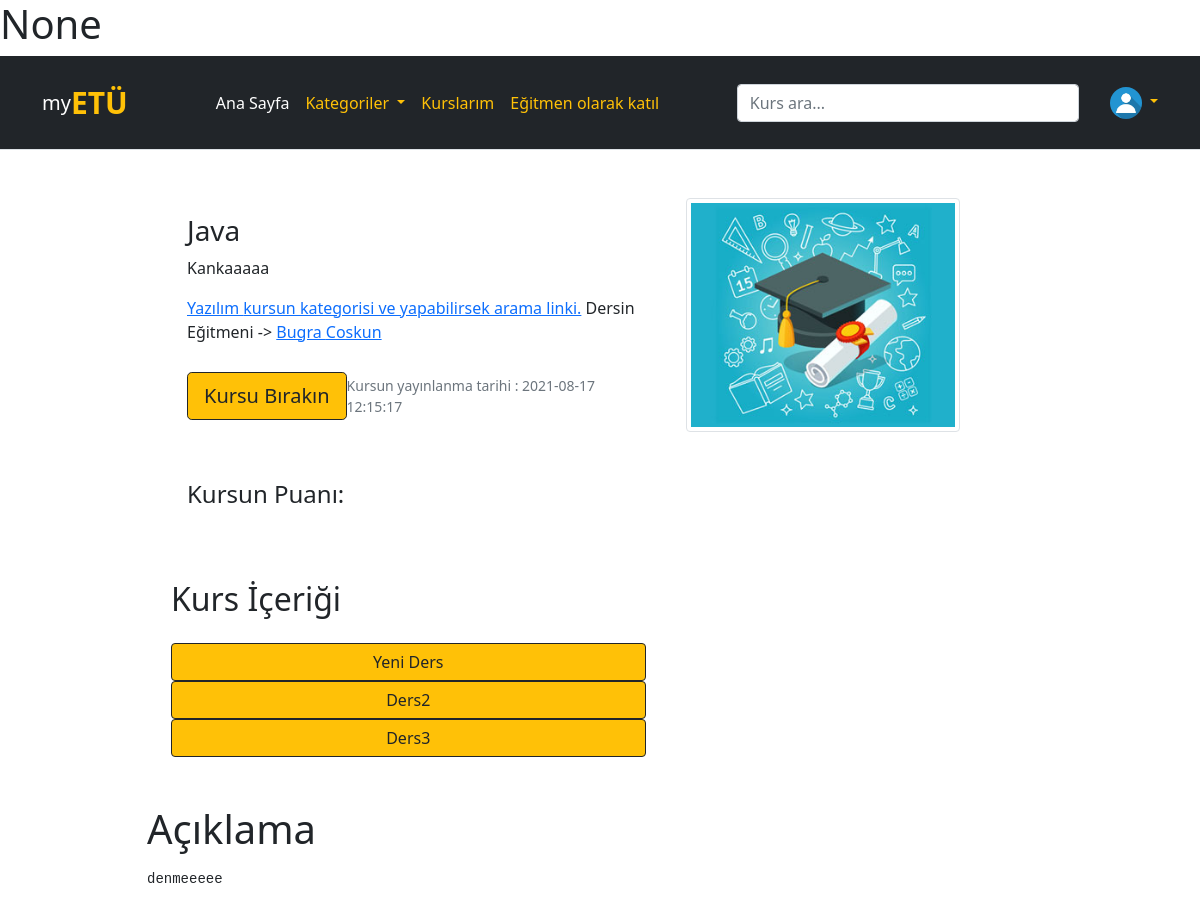
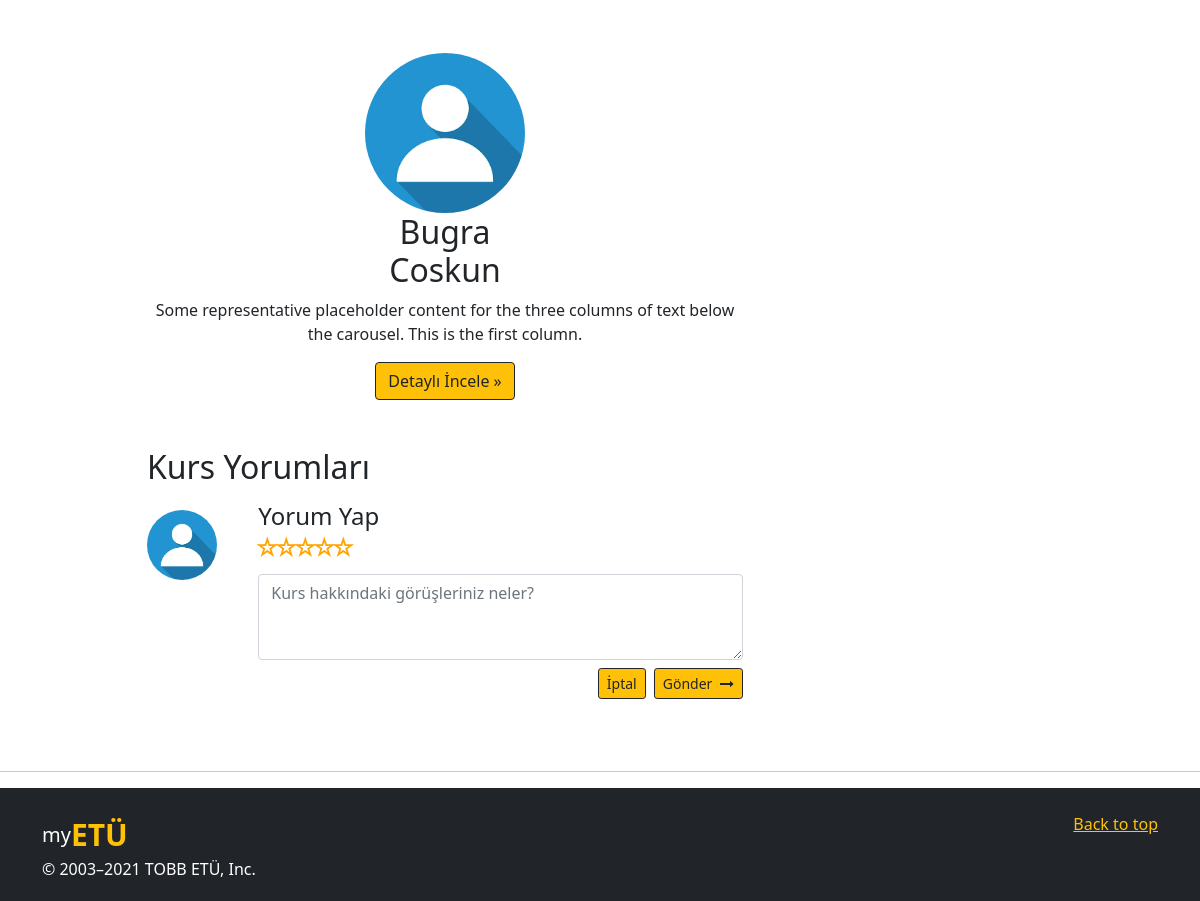
The page /kurs_profil/6 (signed in) on the database its author committed (2 pictures, top to bottom).
### website/models.py (models this page shows, shortened)
class User(db.Model, UserMixin):
    id = db.Column(db.Integer, primary_key=True, nullable=False)
    email = db.Column(db.String(150), unique=True, nullable=False)
    password = db.Column(db.String(150), nullable=False)
    first_name = db.Column(db.String(50), nullable=False)
    last_name = db.Column(db.String(50), nullable=False)
    date = db.Column(db.DateTime(timezone=True), default=func.now())
    role = db.Column(db.Integer, default = 0)
    unvan = db.Column(db.String(40))
    adres = db.Column(db.String(50))
    telefon = db.Column(db.String(12))
    github = db.Column(db.String(40))
    twitter = db.Column(db.String(40))
    instagram = db.Column(db.String(40))
    linkedin = db.Column(db.String(40))
    subscriptions = db.relationship('Kurs', secondary = 'subs', backref = db.backref('subscribers', lazy = 'dynamic'))
    kurs_yorumlar = db.relationship('KursYorum')
    ders_yorumlar = db.relationship('DersYorum')
    image_file = db.Column(db.String(20), nullable=False, default='default.jpg')

class Kurs(db.Model):
    id = db.Column(db.Integer, primary_key=True)
    isim = db.Column(db.String(200))
    kategori = db.Column(db.String(200))
    date = db.Column(db.DateTime(timezone=True), default=func.now())
    kisa_aciklama = db.Column(db.String(100), nullable = True)
    uzun_aciklama = db.Column(db.String(2000), nullable = True)
    dersler = db.relationship('Ders')
    yorumlar = db.relationship('KursYorum')
    egitmen_id = db.Column(db.Integer, db.ForeignKey('egitmen.id'))
    image_file = db.Column(db.String(20), nullable=False, default='default.jpg')

class Ders(db.Model):
    id = db.Column(db.Integer, primary_key = True)
    video_url = db.Column(db.String(1000))
    baslik = db.Column(db.String(100), nullable = False)
    aciklama = db.Column(db.String(100))
    date = db.Column(db.DateTime(timezone=True), default=func.now())
    kurs_id = db.Column(db.Integer, db.ForeignKey('kurs.id'))

### website/views.py (the view, shortened to what this page needs)
@views.route('/kurs_profil/<int:id>', methods=['GET', 'POST'])
@login_required
def kurs_profil(id):
    kayit_bilgisi = 0
    kurs = Kurs.query.get_or_404(id)
    egitmen_id = kurs.egitmen_id
    egitmen = User.query.get_or_404(egitmen_id)
    dersler = kurs.dersler
    kurs.uzun_aciklama = row_duzenleme(kurs.uzun_aciklama)
    result3 = db.engine.execute("SELECT user_id FROM subs WHERE subs.user_id =" + str(current_user.id) + " AND kurs_id =" + str(id))
    for x in result3:
        kayit_bilgisi = 1
    result = db.engine.execute("SELECT icerik,Kurs_yorum.date,puan,first_name,last_name,image_file FROM User, Kurs_yorum WHERE Kurs_yorum.user_id = User.id AND Kurs_yorum.kurs_id =" +str(id) +" GROUP BY User.id ORDER BY Kurs_yorum.date ASC")
    result2 = db.engine.execute("SELECT AVG(puan) AS ort FROM Kurs_yorum WHERE Kurs_yorum.kurs_id=" +str(id))
    ort_puan = None
    for x in result2:
        a = str(x)
        end = len(a)
        ort_puan = a[1:end-2]
    return render_template("kurs_profil.html", user=current_user, kurs = kurs, egitmen = egitmen, dersler = dersler, yorumlar = result, puan = ort_puan, kayit_bilgisi = kayit_bilgisi)

### website/__init__.py (called while the page is built)
@login_manager.user_loader
def load_user(id):
    return User.query.get(int(id))

### website/views.py (called while the page is built)
def row_duzenleme(s):
    yeni_string = ""
    a = 0
    for i in s:
        yeni_string += i
        if a == 122:
            yeni_string += "\n"
            a = 0
        a = a+1
    return yeni_string

### website/templates/kurs_profil.html (shortened to what this page needs)
<!DOCTYPE html>
<html>
<head>
    <link rel="stylesheet" href="https://stackpath.bootstrapcdn.com/font-awesome/4.7.0/css/font-awesome.min.css"
 />
    <link href="https://cdn.jsdelivr.net/npm/bootstrap@5.0.2/dist/css/bootstrap.min.css" rel="stylesheet"
>
    <link rel="stylesheet" href="../static/ky.css">
    <link rel="stylesheet" href="https://stackpath.bootstrapcdn.com/bootstrap/4.4.1/css/bootstrap.min.css"
 />
    <link href="https://cdn.jsdelivr.net/npm/bootstrap@5.0.2/dist/css/bootstrap.min.css" rel="stylesheet"
>
</head>
<body>
    <h1>{{puan}}</h1>
    <header class="p-4 mb-3 border-bottom bg-dark text-white">
        <div class="container">
            <div class="d-flex flex-wrap align-items-center justify-content-center justify-content-lg-start">
                <a href="/" style="font-size: 20px;"
                    class="d-flex align-items-center mb-2 mb-lg-0 text-white text-decoration-none">my<span
                        style="font-weight: bold; font-size: 30px;" class="text-warning">ETÜ</span></a>
                <ul class=" text-warning nav col-12 col-lg-auto me-lg-auto mb-2 justify-content-center mb-md-0">
                    <li><a href="/" class="nav-link px-2 text-white">Ana Sayfa</a></li>
                    <li class="dropdown"><a class="dropdown-toggle nav-link px-2 text-warning" data-toggle="dropdown"
                            href="#">Kategoriler </a>
                    </li>
                    <li><a href="/kurslarım" class="nav-link px-2 text-warning">Kurslarım</a></li>
                    {% if current_user.role == 0 %}
                    <li><a href="/egitmen_ol" class="nav-link px-2 text-warning">Eğitmen olarak katıl</a></li>
                    {% else %}
                    <li><a href="/egitmenkurslari" class="nav-link px-2 text-warning">Yayınlanan Kurslar</a></li>
                    {% endif %}
                </ul>
                <form class="col-12 col-lg-4 mb-3 mb-lg-0 me-lg-3" method="POST">
                    <input type="search" class="form-control form-control-dark" placeholder="Kurs ara..."
                        aria-label="Search" name=arama id=arama>
                </form>
                <div class="dropdown text-right">
                    <a href="#" class="d-block link-warning text-decoration-none dropdown-toggle " id="dropdownUser1"
                        data-bs-toggle="dropdown" aria-expanded="false">
                        <img src="../static/profile_pics/{{current_user.image_file}}" alt="mdo" width="32" height="32"
                            class="rounded-circle">
                    </a>
                </div>
            </div>
        </div>
    </header>
    <div class="container">
        <div class="container mt-3">
            <div class="row mt-5">
                <div class="col-sm-1"></div>
                <div class="col-sm-10">
                    <div class="container">
                        <div class="row">
                            <div class="col-md-7">
                                <div class="card-body">
                                    <h3>{{kurs.isim}}</h3>
                                    <p class="card-text">{{kurs.kisa_aciklama}}</p>
                                    <a href="#" class="card-text">{{kurs.kategori}} kursun kategorisi ve yapabilirsek
                                        arama
                                        linki.</a>
                                    Dersin Eğitmeni ->
                                    <a href="/profil/{{egitmen.id}}" class="card-text">{{egitmen.first_name}}
                                        {{egitmen.last_name}}</a>
                                    <div class="d-flex justify-content-between align-items-center mt-3">
                                        {% if kayit_bilgisi == 0 %}
                                        <form action="/kursa_kaydol/{{kurs.id}}">
                                            <input type="submit" value="Kursa Kaydolun" id="kaydol"
                                                class="btn btn-lg btn-outline-dark btn-warning" />
                                        </form>
                                        {% else %}
                                        <form action="/kursu_dropla/{{kurs.id}}">
                                            <input type="submit" value="Kursu Bırakın" id="sil"
                                                class="btn btn-lg btn-outline-dark btn-warning" />
                                        </form>
                                        {% endif %}
                                        <small class="text-muted">Kursun yayınlanma tarihi : {{kurs.date}}</small>
                                        <br>
                                        <br><br>
                                    </div>
                                    <div class="mt-5">
                                        <h4>Kursun Puanı: </h4>
                                    </div>
                                </div>
                                <h2 class="mt-5">Kurs İçeriği</h2>
                                <div class="align-items-start mt-4">
                                    <div class="nav flex-column nav-pills me-3 text-left" id="v-pills-tab"
                                        aria-orientation="vertical">
                                        {% for ders in dersler %}
                                        <a href="/ders/{{ders.id}}"
                                            class="btn btn-outline-dark btn-warning ">{{ders.baslik}}</a>
                                        {% endfor %}
                                    </div>
                                </div>
                            </div>
                            <div class="col-sm-5" syle="position:static;">
                                <img class="rounded img-thumbnail text-center"
                                    src="../static/kurs_pics/{{kurs.image_file}}" alt="Admin" class="rounded-rect"
                                    width="80%" height="250">
                            </div>
                        </div>
                    </div>
                    <h1 class="mt-5">Açıklama</h1>
                    <p>
                    <pre>{{kurs.uzun_aciklama}}</pre>
                    </p>
                    <div class="row">
                        <div class="col-sm-8">
                            <div class=" mt-5 text-center">
                                <div class="row">
                                    <div class="col-sm-4"></div>
                                    <div class="col-sm-4">
                                        <img src="../static/profile_pics/{{egitmen.image_file}}" alt="{{egitmen.first_name}}
                                {{egitmen.last_name}}" class="rounded-circle" style="vertical-align:middle"
                                            width="160">
                                        <h2>{{egitmen.first_name}}
                                            {{egitmen.last_name}}</h2>
                                    </div>
                                    <div class="col-sm-4"></div>
                                </div>
                                <p>Some representative placeholder content for the three columns of text below the
                                    carousel.
                                    This is the first column.</p>
                                <p><a class="btn btn-outline-dark btn-warning " href="/profil/{{egitmen.id}}">Detaylı
                                        İncele
                                        &raquo;</a></p>
                            </div>
                            <h2 class="mt-5">Kurs Yorumları</h2>
                            <div class="row mt-3">
                                <div class="col-2"> <img src="../static/profile_pics/{{current_user.image_file}}"
                                        width="70" class="rounded-circle mt-2">
                                </div>
                                <div class="col-10">
                                    <div class="ml-2">
                                        <form method="POST">
                                            <h4>Yorum Yap</h4>
                                            <div class="rating"> <input type="radio" name="rating" value="5"
                                                    id="5"><label for="5">☆</label>
                                                <input type="radio" name="rating" value="4" id="4"><label
                                                    for="4">☆</label> <input type="radio" name="rating" value="3"
                                                    id="3"><label for="3">☆</label> <input type="radio" name="rating"
                                                    value="2" id="2"><label for="2">☆</label>
                                                <input type="radio" name="rating" value="1" id="1"><label
                                                    for="1">☆</label>
                                            </div>
                                            <div class="comment-area"> <textarea class="form-control" id="alt_yorum" name="yorum"
                                                    placeholder="Kurs hakkındaki görüşleriniz neler?"
                                                    rows="3"></textarea></div>
                                            <div class="comment-btns mt-2">
                                                <div class="pull-right"> <button type="submit"
                                                        class="btn btn-outline-dark btn-warning send btn-sm">Gönder
                                                        <i class="fa submit fa-long-arrow-right ml-1"></i></button>
                                                </div>
                                            </div>
                                        </form>
                                        <div class="pull-right mx-2">
                                            <button onclick="formClear();"
                                                class="btn btn-outline-dark btn-warning btn-sm">İptal</button>
                                        </div>
                                    </div>
                                </div>
                            </div>
                        </div>
                        <div class="col-sm-4"></div>
                    </div>
                </div>
            </div>
        </div>
    </div>
    <hr class="featurette-divider bg-dark mt-5">
    <div class="bg-dark pt-4 pb-1  ">
        <footer class="container bg-dark ">
            <p class="float-end"><a class="text-warning" href="#">Back to top</a></p>
            <a href="/" style="font-size: 20px;"
                class="d-flex align-items-center mb-2 mb-lg-0 text-white text-decoration-none">my<span
                    style="font-weight: bold; font-size: 30px;" class="text-warning">ETÜ</span></a>
            <p class="text-white">&copy; 2003–2021 TOBB ETÜ, Inc.</p>
        </footer>
    </div>
</body>

### website/static/ky.css (style rules this page uses)
.rating { display: flex; margin-top: -10px; flex-direction: row-reverse; margin-left: -4px; float: left }
.rating>label { position: relative; width: 19px; font-size: 25px; color: orange; cursor: pointer }
.rating>label::before { content: "\2605"; position: absolute; opacity: 0 }

### rows shown on the page
User: image_file (placeholder picture)
Kurs: isim "Java", kisa_aciklama "Kankaaaaa", kategori "Yazılım", date "2021-08-17 12:15:17", image_file (placeholder picture), uzun_aciklama "denmeeeee"
User: first_name "Bugra", last_name "Coskun", image_file (placeholder picture)
Ders: baslik "Yeni Ders"
Ders: baslik "Ders2"
Ders: baslik "Ders3"
